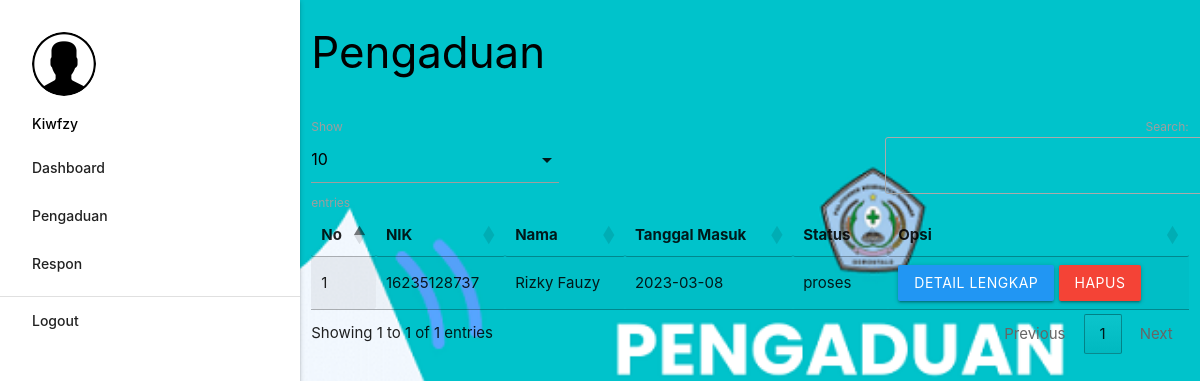
The app's page /petugas/index.php?p=pengaduan (signed in) with its own data.
### tables this page shows
CREATE TABLE `pengaduan` (
  `id_pengaduan` int(5) NOT NULL,
  `tgl_pengaduan` date NOT NULL,
  `nik` char(16) NOT NULL,
  `isi_laporan` text NOT NULL,
  `foto` varchar(255) NOT NULL,
  `status` enum('0','proses','selesai') NOT NULL
);

CREATE TABLE `masyarakat` (
  `nik` char(16) NOT NULL,
  `nama` varchar(35) NOT NULL,
  `username` varchar(25) NOT NULL,
  `password` varchar(32) NOT NULL,
  `telp` varchar(13) NOT NULL
);

### petugas/pengaduan.php (the view, shortened to what this page needs)
       <div class="row">
         <div class="col s12 m9">
           <h3 class="black-text">Pengaduan</h3>
         </div>
       </div>
       <table id="example" class="display responsive-table" style="width:100%">
         <thead>
             <tr>
			<th>No</th>
			<th>NIK</th>
			<th>Nama</th>
			<th>Tanggal Masuk</th>
			<th>Status</th>
			<th>Opsi</th>
             </tr>
         </thead>
         <tbody>
<?php
	$no=1;
	$query = mysqli_query($koneksi,"SELECT * FROM pengaduan INNER JOIN masyarakat ON pengaduan.nik=masyarakat.nik WHERE pengaduan.status='proses' ORDER BY pengaduan.id_pengaduan DESC");
	while ($r=mysqli_fetch_assoc($query)) { ?>
	<tr>
		<td><?php echo $no++; ?></td>
		<td><?php echo $r['nik']; ?></td>
		<td><?php echo $r['nama']; ?></td>
		<td><?php echo $r['tgl_pengaduan']; ?></td>
		<td><?php echo $r['status']; ?></td>
		<td><a class="btn modal-trigger blue" href="#more?id_pengaduan=<?php echo $r['id_pengaduan'] ?>">Detail Lengkap</a>  <a class="btn red" onclick="return confirm('Anda Yakin Ingin Menghapus Y/N')" href="index.php?p=pengaduan_hapus&id_pengaduan=<?php echo $r['id_pengaduan'] ?>">Hapus</a></td>
	</tr>
           <?php  }
            ?>
         </tbody>
       </table>

### records on screen
pengaduan: masyarakat.nik "16235128737", masyarakat.nama "Rizky Fauzy", tgl_pengaduan "2023-03-08", status "proses"

### other values on screen
$_SESSION['data']['nama_petugas'] "Kiwfzy"
